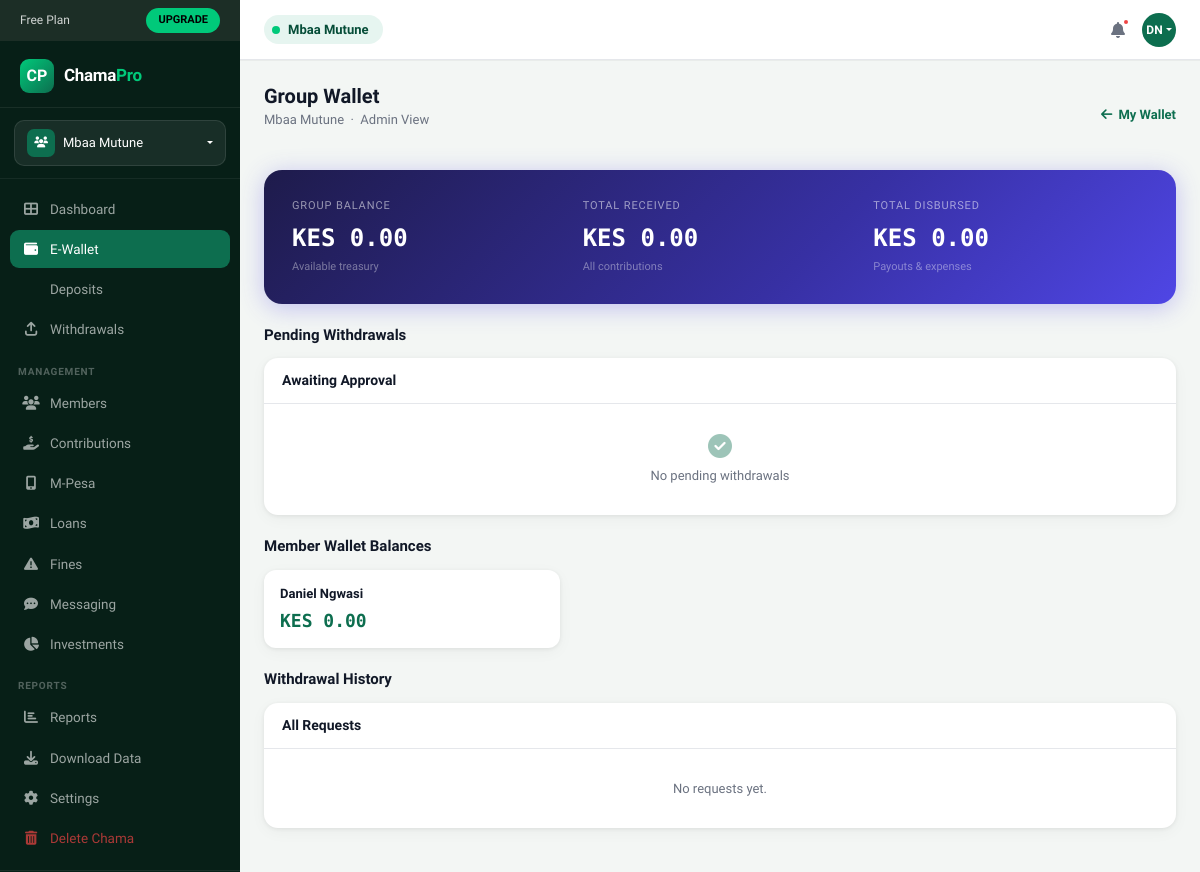
Screenshot of /wallets/1/group/ (signed in) with the database file from the repository.
### chamapro/models.py (models this page shows, shortened)
class Chama(models.Model):
    name                = models.CharField(max_length=255)
    description         = models.TextField(blank=True, null=True)
    created_by          = models.ForeignKey(
        'User', null=True, blank=True, on_delete=models.SET_NULL, related_name='created_chamas'
    )
    currency            = models.CharField(max_length=10, default='KES')
    contribution_amount = models.DecimalField(max_digits=12, decimal_places=2, default=0)
    contribution_day    = models.PositiveSmallIntegerField(default=5)
    meeting_day         = models.CharField(max_length=20, blank=True, null=True)
    max_members         = models.PositiveSmallIntegerField(default=10)
    late_penalty        = models.DecimalField(max_digits=5, decimal_places=2, default=5)
    loan_interest       = models.DecimalField(max_digits=5, decimal_places=2, default=10)
    settings            = models.JSONField(default=dict, blank=True)
    is_active           = models.BooleanField(default=True)
    created_at          = models.DateTimeField(auto_now_add=True)
    updated_at          = models.DateTimeField(auto_now=True)

class User(AbstractUser):
    phone = models.CharField(max_length=30, unique=True, null=True, blank=True)
    national_id   = models.CharField(max_length=20, blank=True, null=True)
    kra_pin       = models.CharField(max_length=20, blank=True, null=True)
    bio           = models.TextField(blank=True, null=True)
    occupation    = models.CharField(max_length=100, blank=True, null=True)
    location      = models.CharField(max_length=100, blank=True, null=True)
    avatar        = models.ImageField(upload_to='avatars/', blank=True, null=True)
    bank_name     = models.CharField(max_length=100, blank=True, null=True)
    bank_account  = models.CharField(max_length=30, blank=True, null=True)
    mpesa_number  = models.CharField(max_length=20, blank=True, null=True)
    KYC_CHOICES = [
        ('unverified', 'Unverified'),
        ('pending',    'Pending Review'),
        ('verified',   'Verified'),
    ]
    kyc_status = models.CharField(max_length=20, choices=KYC_CHOICES, default='unverified')

class Membership(models.Model):
    ROLE_CHOICES = [
        ('admin',     'Admin'),
        ('treasurer', 'Treasurer'),
        ('secretary', 'Secretary'),
        ('member',    'Member'),
    ]
    chama     = models.ForeignKey(Chama, on_delete=models.CASCADE, related_name='memberships')
    user      = models.ForeignKey('User', on_delete=models.CASCADE, related_name='memberships')
    role      = models.CharField(max_length=30, choices=ROLE_CHOICES, default='member')
    joined_at = models.DateTimeField(default=timezone.now)
    active    = models.BooleanField(default=True)
    class Meta:
        unique_together = ('chama', 'user')

### wallets/models.py (models this page shows, shortened)
class GroupWallet(models.Model):
    chama                        = models.OneToOneField(
        'chamapro.Chama',
        on_delete=models.CASCADE,
        related_name='group_wallet',
    )
    balance                      = models.DecimalField(max_digits=14, decimal_places=2, default=Decimal('0.00'))
    total_contributions_received = models.DecimalField(max_digits=14, decimal_places=2, default=Decimal('0.00'))
    total_disbursed              = models.DecimalField(max_digits=14, decimal_places=2, default=Decimal('0.00'))
    created_at                   = models.DateTimeField(auto_now_add=True)
    updated_at                   = models.DateTimeField(auto_now=True)
    class Meta:
        verbose_name        = 'Group Wallet'
        verbose_name_plural = 'Group Wallets'

class Wallet(models.Model):
    membership = models.OneToOneField(
        'chamapro.Membership',
        on_delete=models.CASCADE,
        related_name='wallet',
    )
    balance    = models.DecimalField(max_digits=12, decimal_places=2, default=Decimal('0.00'))
    is_frozen  = models.BooleanField(default=False)
    created_at = models.DateTimeField(auto_now_add=True)
    updated_at = models.DateTimeField(auto_now=True)
    class Meta:
        verbose_name        = 'Member Wallet'
        verbose_name_plural = 'Member Wallets'
        ordering            = ['-created_at']

### wallets/views.py (the view)
# urls.py: path('<int:chama_id>/group/',         views.group_wallet,         name='group_wallet'),
@login_required
def group_wallet(request, chama_id):
    chama       = get_object_or_404(Chama, pk=chama_id)
    membership  = _get_membership(request.user, chama)
    if not _is_admin_or_manager(membership):
        messages.error(request, "Access denied.")
        return redirect('wallet_dashboard', chama_id=chama_id)
    group_w, _ = GroupWallet.objects.get_or_create(chama=chama)
    pending_requests = WithdrawalRequest.objects.filter(
        wallet__membership__chama=chama,
        status=WithdrawalRequest.Status.PENDING,
    ).select_related('wallet__membership__user')
    all_requests = WithdrawalRequest.objects.filter(
        wallet__membership__chama=chama,
    ).select_related('wallet__membership__user', 'approved_by').order_by('-created_at')
    paginator = Paginator(all_requests, 20)
    page_obj  = paginator.get_page(request.GET.get('page', 1))
    member_wallets = Wallet.objects.filter(
        membership__chama=chama,
        membership__active=True,
    ).select_related('membership__user').order_by('membership__user__first_name')
    context = {
        'chama':            chama,
        'membership':       membership,
        'group_wallet':     group_w,
        'pending_requests': pending_requests,
        'page_obj':         page_obj,
        'member_wallets':   member_wallets,
        'active_chama':     chama,
    }
    return render(request, 'wallets/group_wallet.html', context)

### chamapro/templates/wallets/group_wallet.html (shortened to what this page needs)
{% extends 'base.html' %}
{% load static humanize %}
{% block nav_wallet %}active{% endblock %}
{% block content %}
<div class="d-flex align-items-center justify-content-between mb-4">
  <div>
    <h1 class="page-title">Group Wallet</h1>
    <p class="page-sub">{{ chama.name }} &nbsp;·&nbsp; Admin View</p>
  </div>
  <a href="{% url 'wallet_dashboard' chama.id %}"
     style="font-size:13px;color:var(--brand);text-decoration:none;font-weight:600;display:flex;align-items:center;gap:6px;">
    <i class="fas fa-arrow-left"></i> My Wallet
  </a>
</div>
<div class="grp-hero">
  <div class="grp-stat">
    <div class="label">Group Balance</div>
    <div class="value">KES {{ group_wallet.balance|floatformat:2|intcomma }}</div>
    <div class="sub">Available treasury</div>
  </div>
  <div class="grp-stat">
    <div class="label">Total Received</div>
    <div class="value">KES {{ group_wallet.total_contributions_received|floatformat:2|intcomma }}</div>
    <div class="sub">All contributions</div>
  </div>
  <div class="grp-stat">
    <div class="label">Total Disbursed</div>
    <div class="value">KES {{ group_wallet.total_disbursed|floatformat:2|intcomma }}</div>
    <div class="sub">Payouts & expenses</div>
  </div>
</div>
<div class="section-title">
  Pending Withdrawals
</div>
<div class="req-card">
  <div class="req-header"><h6>Awaiting Approval</h6></div>
  {% for req in pending_requests %}
  <div class="req-row">
    <div>
      <div class="req-member">{{ req.wallet.membership.user.get_full_name }}</div>
      <div class="req-phone">{{ req.phone_number }}</div>
      <div class="req-date">{{ req.created_at|date:"d M Y, H:i" }}</div>
    </div>
    <div class="req-amount">KES {{ req.amount|floatformat:2|intcomma }}</div>
    <div><span class="status-badge status-pending">Pending</span></div>
    <div class="req-actions">
      <form method="post" action="{% url 'approve_withdrawal' chama.id req.pk %}" style="display:inline;">
        {% csrf_token %}
        <button class="btn-approve" onclick="return confirm('Approve KES {{ req.amount }} withdrawal?')">
          <i class="fas fa-check"></i> Approve
        </button>
      </form>
      <button class="btn-reject" data-bs-toggle="modal" data-bs-target="#rejectModal{{ req.pk }}">
        <i class="fas fa-xmark"></i> Reject
      </button>
    </div>
  </div>
  <div class="modal fade" id="rejectModal{{ req.pk }}" tabindex="-1">
    <div class="modal-dialog modal-dialog-centered modal-sm">
      <div class="modal-content">
        <div class="modal-header">
          <h6 class="modal-title" style="font-weight:700;">Reject Withdrawal</h6>
          <button class="btn-close" data-bs-dismiss="modal"></button>
        </div>
        <div class="modal-body">
          <p style="font-size:13px;color:var(--muted);">
            KES {{ req.amount|floatformat:2|intcomma }} will be returned to
            {{ req.wallet.membership.user.get_full_name }}'s wallet.
          </p>
          <form method="post" action="{% url 'reject_withdrawal' chama.id req.pk %}">
            {% csrf_token %}
            <div class="mb-3">
              <label class="form-label">Reason (optional)</label>
              <textarea name="reason" class="form-control" rows="2" placeholder="e.g. Insufficient group funds"></textarea>
            </div>
            <button type="submit" class="btn w-100" style="background:var(--danger);color:#fff;font-weight:700;border-radius:10px;">
              Confirm Reject
            </button>
          </form>
        </div>
      </div>
    </div>
  </div>
  {% empty %}
  <div style="padding:30px;text-align:center;color:var(--muted);font-size:13px;">
    <i class="fas fa-circle-check" style="font-size:24px;color:var(--brand);opacity:.4;display:block;margin-bottom:8px;"></i>
    No pending withdrawals
  </div>
  {% endfor %}
</div>
<div class="section-title">Member Wallet Balances</div>
<div class="member-wallets-grid">
  {% for w in member_wallets %}
  <div class="mw-card">
    <div class="mw-name">{{ w.membership.user.get_full_name }}</div>
    <div class="mw-balance">KES {{ w.balance|floatformat:2|intcomma }}</div>
  </div>
  {% empty %}
  <p style="color:var(--muted);font-size:13px;">No member wallets yet.</p>
  {% endfor %}
</div>
<div class="section-title">Withdrawal History</div>
<div class="req-card">
  <div class="req-header"><h6>All Requests</h6></div>
  {% for req in page_obj %}
  <div class="req-row">
    <div>
      <div class="req-member">{{ req.wallet.membership.user.get_full_name }}</div>
      <div class="req-phone">{{ req.phone_number }}</div>
      <div class="req-date">{{ req.created_at|date:"d M Y, H:i" }}</div>
    </div>
    <div class="req-amount">KES {{ req.amount|floatformat:2|intcomma }}</div>
    <div><span class="status-badge status-{{ req.status }}">{{ req.get_status_display }}</span></div>
    <div style="font-size:11px;color:var(--muted);">
      {% if req.approved_by %}By {{ req.approved_by.get_full_name }}<br>{{ req.approved_at|date:"d M Y" }}{% else %}—{% endif %}
    </div>
  </div>
  {% empty %}
  <div style="padding:30px;text-align:center;color:var(--muted);font-size:13px;">No requests yet.</div>
  {% endfor %}
</div>
{% endblock %}

### chamapro/templates/base.html (shortened to what this page needs)
{% load static %}
{% load humanize %}
<!DOCTYPE html>
<html lang="en">
<head>
  <link href="https://cdn.jsdelivr.net/npm/bootstrap@5.3.2/dist/css/bootstrap.min.css" rel="stylesheet">
  <link rel="stylesheet" href="https://cdnjs.cloudflare.com/ajax/libs/font-awesome/6.4.2/css/all.min.css">
</head>
<body>
<aside class="sidebar">
  <div class="plan-banner">
    <span>Free Plan</span>
    <a href="{% url 'upgrade' %}" class="upgrade-btn">UPGRADE</a>
  </div>
  <div class="sidebar-logo">
    <div class="logo-icon">CP</div>
    <div class="logo-text">Chama<span>Pro</span></div>
  </div>
  <div class="chama-selector-wrap">
    <div class="dropdown">
      <div class="chama-btn dropdown-toggle" data-bs-toggle="dropdown">
        <div class="chama-icon"><i class="fas fa-users" style="font-size:11px;"></i></div>
        <span class="chama-name">{{ chama.name }}</span>
      </div>
    </div>
  </div>
  <nav style="flex:1;padding-bottom:8px;">
    <div class="nav-section">
      <div class="nav-item-wrap">
        <a href="{% url 'dashboard' %}" class="nav-link-cp {% block nav_dashboard %}{% endblock %}"><i class="fas fa-th-large"></i> Dashboard</a>
      </div>
      <div class="nav-item-wrap">
        <a href="{% url 'wallet_dashboard' chama.id %}" class="nav-link-cp {% block nav_wallet %}{% endblock %}"><i class="fas fa-wallet"></i> E-Wallet</a>
      </div>
      <div class="nav-item-wrap">
        <a href="{% url 'deposit_page' chama.id %}" class="nav-link-cp {% block nav_deposits %}{% endblock %}"> Deposits</a>
      </div>
      <div class="nav-item-wrap">
        <a href="{% url 'withdrawal_page' chama.id %}" class="nav-link-cp {% block nav_withdrawals %}{% endblock %}"><i class="fas fa-arrow-up-from-bracket"></i> Withdrawals</a>
      </div>
    </div>
    <div class="nav-section">
      <div class="nav-section-label">Management</div>
      <div class="nav-item-wrap">
        <a href="{% url 'chama_members' chama.id %}" class="nav-link-cp {% block nav_members %}{% endblock %}"><i class="fas fa-users"></i> Members</a>
      </div>
      <div class="nav-item-wrap">
        <a href="{% url 'contributions' chama.id %}" class="nav-link-cp {% block nav_contributions %}{% endblock %}"><i class="fas fa-hand-holding-dollar"></i> Contributions</a>
      </div>
      <div class="nav-item-wrap">
        <a href="{% url 'mpesa_transactions' chama.id %}" class="nav-link-cp {% block nav_mpesa %}{% endblock %}"><i class="fas fa-mobile-screen-button"></i> M-Pesa</a>
      </div>
      <div class="nav-item-wrap">
        <a href="{% url 'loans' chama.id %}" class="nav-link-cp {% block nav_loans %}{% endblock %}"><i class="fas fa-money-bill-wave"></i> Loans</a>
      </div>
      <div class="nav-item-wrap">
        <a href="{% url 'fines' chama.id %}" class="nav-link-cp {% block nav_fines %}{% endblock %}"><i class="fas fa-triangle-exclamation"></i> Fines</a>
      </div>
      <div class="nav-item-wrap">
        <a href="{% url 'messaging_hub' chama.id %}" class="nav-link-cp {% block nav_messaging %}{% endblock %}"><i class="fas fa-comment-dots"></i> Messaging</a>
      </div>
      <div class="nav-item-wrap">
        <a href="{% url 'investments:portfolio' chama.id %}" class="nav-link-cp {% block nav_investments %}{% endblock %}"><i class="fas fa-chart-pie"></i> Investments</a>
      </div>
    </div>
    <div class="nav-section">
      <div class="nav-section-label">Reports</div>
      <div class="nav-item-wrap">
        <a href="{% url 'reports' chama.id %}" class="nav-link-cp {% block nav_reports %}{% endblock %}"><i class="fas fa-chart-bar"></i> Reports</a>
      </div>
      <div class="nav-item-wrap">
        <a href="{% url 'export_report_excel' chama.id %}" class="nav-link-cp"><i class="fas fa-download"></i> Download Data</a>
      </div>
      <div class="nav-item-wrap">
        <a href="{% url 'chama_settings' chama.id %}" class="nav-link-cp {% block nav_settings %}{% endblock %}">
          <i class="fas fa-cog"></i> Settings
        </a>
      </div>
      {% if my_membership.role == 'admin' %}
      <div class="nav-item-wrap">
        <a href="{% url 'chama_delete' chama.id %}" class="nav-link-cp nav-danger"
           onclick="return confirm('Delete {{ chama.name }}? This action cannot be undone.')">
          <i class="fas fa-trash-can"></i> Delete Chama
        </a>
      </div>
      {% endif %}
    </div>
  </nav>
</aside>
<header class="topbar">
  <div class="topbar-group-badge">
    <div class="dot"></div>
    <span>{{ chama.name|truncatechars:25 }}</span>
  </div>
  <div class="topbar-right">
    <button class="topbar-icon-btn"><i class="fas fa-bell"></i><div class="notif-dot"></div></button>
    <div class="dropdown">
      <div class="topbar-avatar dropdown-toggle" data-bs-toggle="dropdown">
        {{ user.first_name.0|upper }}{{ user.last_name.0|upper }}
      </div>
    </div>
  </div>
</header>
<div class="main-wrap">
  <div class="main-content">
    {% block content %}{% endblock %}
  </div>
</div>
</body>
</html>

### rows the page displays
Chama: name "Mbaa Mutune"
User: first_name.0 "D", last_name.0 "N"
GroupWallet: balance "0.00", total_contributions_received "0.00", total_disbursed "0.00"
Wallet: membership.user.get_full_name "Daniel Ngwasi", balance "0.00"
